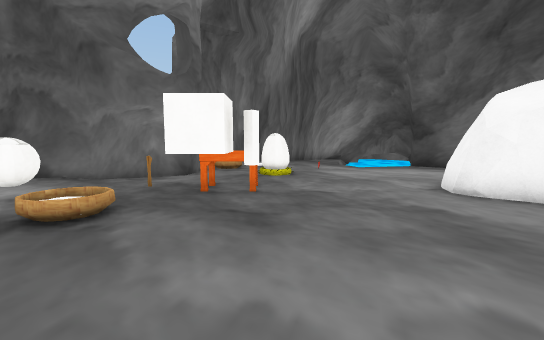
[1] (above)

16 first-person views from a walk through a Unity game level. The camera is 1.2 m above the floor, tilts 6° down and sees 90° across. The floor is counted in squares, 1 m on a side. Each view is taken from the middle of a square. On the plan, view 1 faces up. The plan holds only what a view shows up to about 13 squares ahead; the rest is blank. The place goes on beyond the plan. The player is left out. Some animated figures are left out. Some surface patterns are stand-ins.

[2]
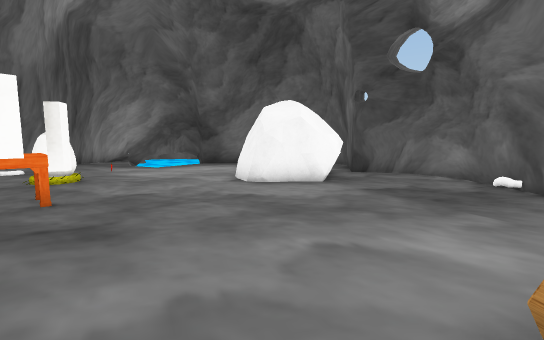

[3]
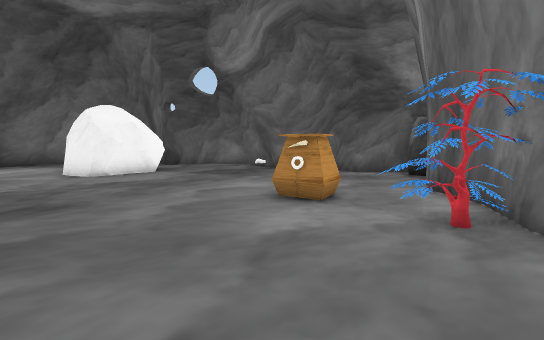

[4]
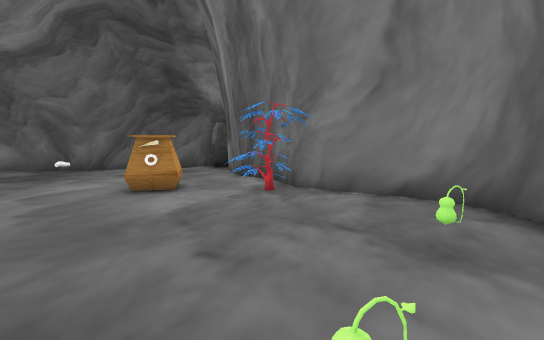

[5]
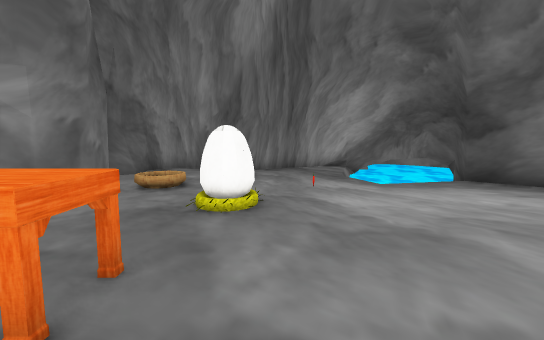

[6]
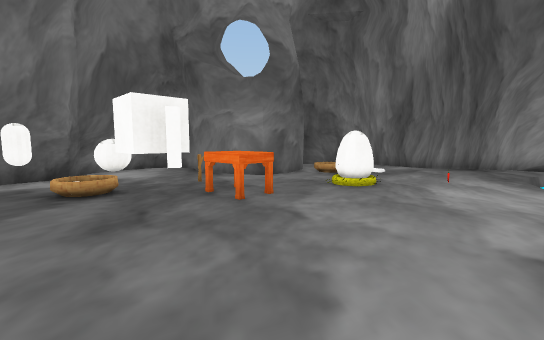

[7]
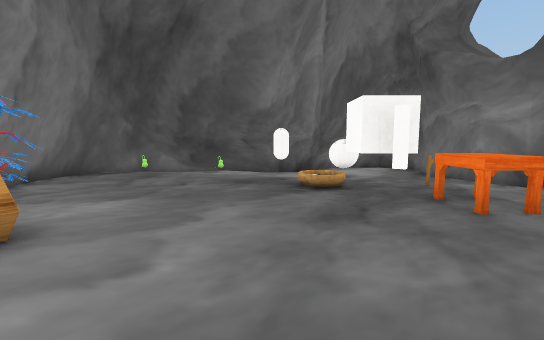

[8]
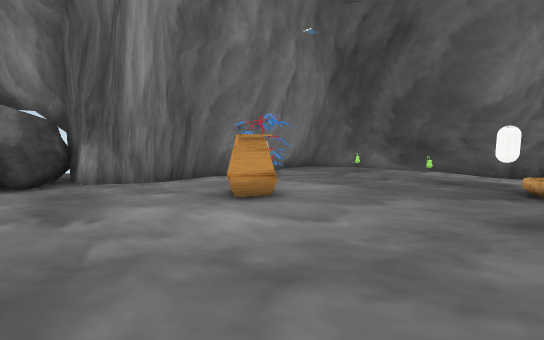

[9]
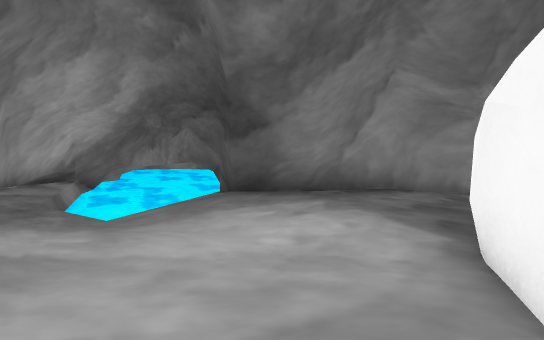

[10]
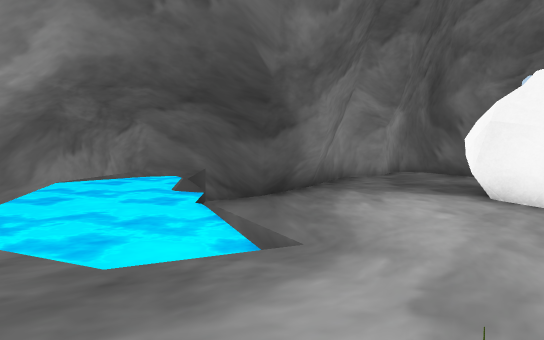

[11]
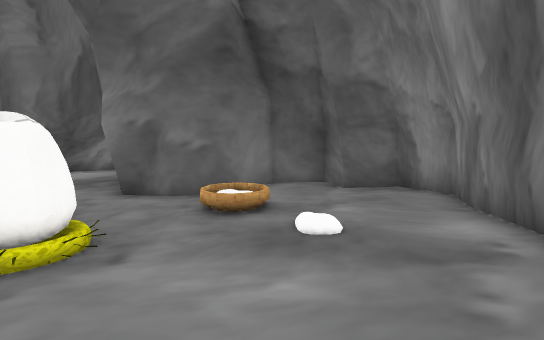

[12]
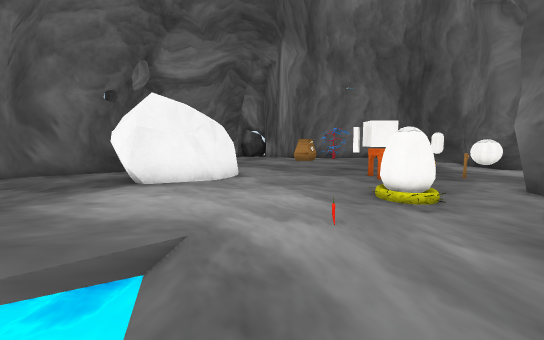

[13]
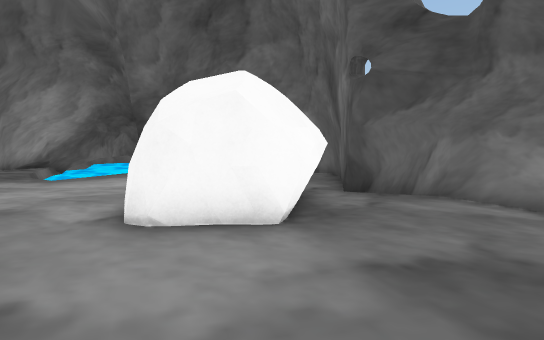

[14]
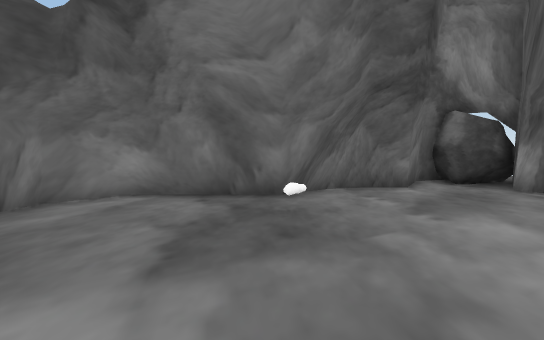

[15]
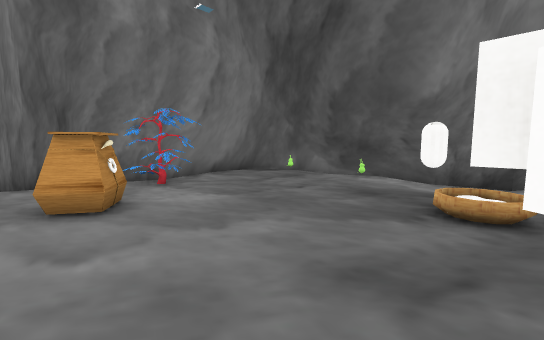

[16]
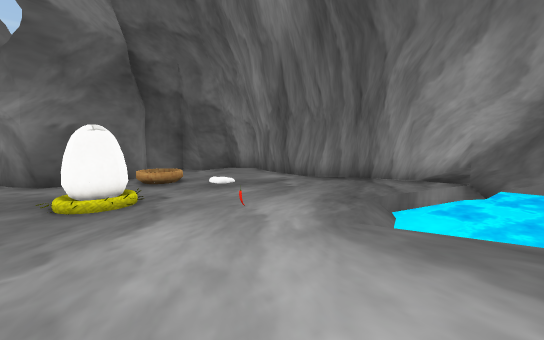

### Floor plan
Key: @ floor where view 1 was taken; # wall or solid block; x gap in a wall; . floor; / step, stairs or slope; ≈ water the walk keeps out of; E egg; B ball; C cube; N container; T tree; A capsule; O other object.
Columns run from 8 left of view 1 to 13 right of it. Each row starts with its distance up from view 1.
 20              ≈≈≈≈≈≈≈
 19              ≈≈≈≈≈≈≈≈
 18           ####≈≈≈≈≈≈≈≈
 17     #######..≈≈≈≈≈≈≈≈
 16     #.......≈≈≈≈≈≈
 15    ##.......≈≈≈≈≈≈
 14    #......../≈≈≈
 13    ##./...../..#≈
 12     ##/.........#≈
 11      #..E........##
 10      #..E.........#
  9 ######............##
  8 #............OOOO..#
  7 #....OOO.....OOOO..#
  6 #..B........OOOOO.##
  5 ##BB//CC.....OOOO##
  4  ##.//............#
  3  ##A..............#
  2  #...............##
  1  #O..............#
  0  #......@N.....###
 -1  #xO....NN.....#
 -2  #....TT.......#
 -3  ##...TTT.....##
 -4   #####T###...#
 -5           ##OO#
 -6            OOO

Positions as (right, up) in squares from view 1, and headings:
1: (0, 0), facing up
2: (-1, 0), facing up-right
3: (-5, 0), facing right
4: (-6, 2), facing down-right
5: (1, 5), facing up
6: (4, 3), facing up-left
7: (4, 3), facing left
8: (5, 4), facing down-left
9: (3, 8), facing up-right
10: (1, 13), facing right
11: (3, 13), facing left
12: (3, 16), facing down
13: (3, 2), facing up-right
14: (3, 4), facing down-right
15: (2, 5), facing down-left
16: (6, 9), facing up-left
